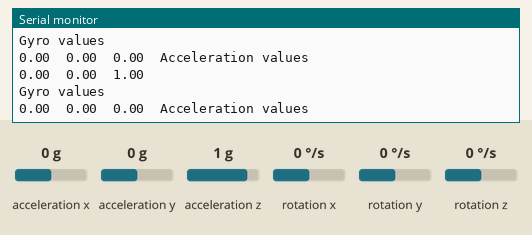
Recording of a sketch running on a simulated Arduino Uno, built with avr-gcc and run on an emulated ATmega328P. Parts: the last lines printed to the serial monitor. The test bench sets the inputs (shaded band); at power-on: acceleration x 0 g, acceleration y 0 g, acceleration z 1 g, rotation x 0 °/s, rotation y 0 °/s, rotation z 0 °/s.

Above: at 1.2 s.
1.3 s: acceleration x set to -1.4 g
At 2.2 s:
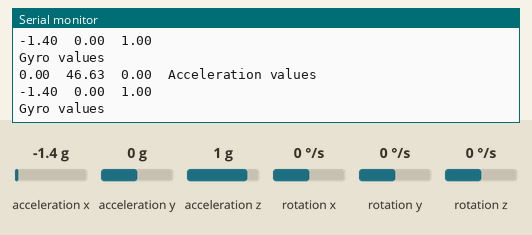
2.8 s: acceleration y set to -1.4 g
At 3.4 s:
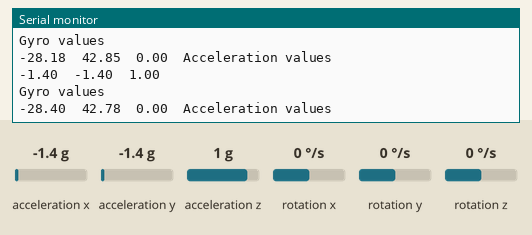
4.3 s: acceleration z set to -1.4 g
At 4.9 s:
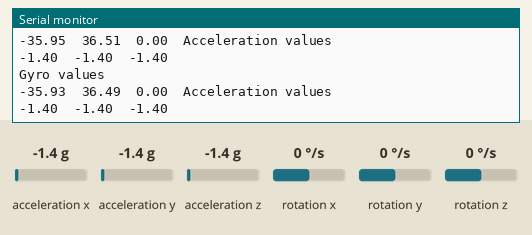
5.8 s: rotation x set to -192 °/s
At 6.8 s:
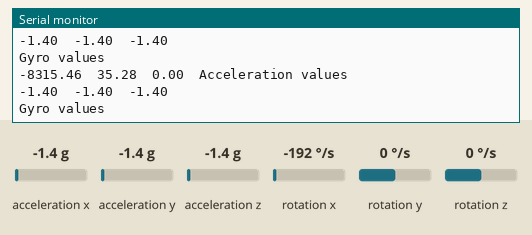
7.3 s: rotation y set to -192 °/s
Timing chart, 0 to 7.7 s (numbered marks = the images above; inputs shaded):
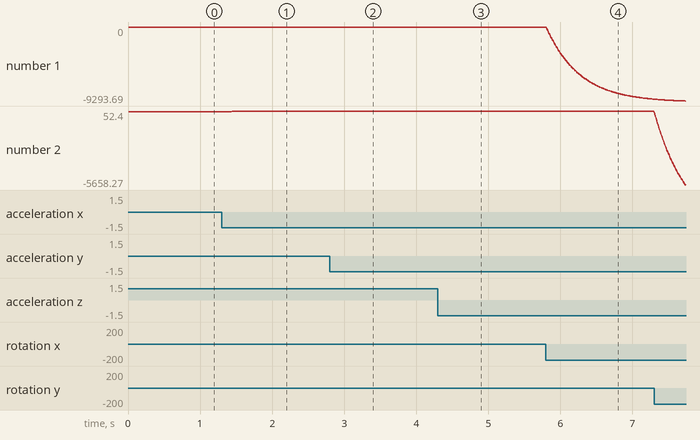

Measured:
- after the input at 1.3 s, the serial monitor: prints a new line at once (image 1)
- plotted number 2: 0 → 52.36 after the input at 1.3 s

The sketch:

Conversion.ino
```cpp
#include<MPU6050.h>
#define accCoef 0.02
#define gyroCoef 0.98

MPU6050 mpu; //Creating an object for MPU

float ax,ay,az; //Variables for storing converted acceleration values
float anglex,angley,anglez;//Defining unsigned 16 bit integer variables to store raw gyroscope values read by the mpu

void setup() {
  Serial.begin(115200);
  mpu.initialize();

  Serial.println("Testing device connections...");
  Serial.println(mpu.testConnection() ? "MPU6050 connection successful" : "MPU6050 connection failed"); //Checking if the MPU is responding or not
}

void loop() {
  get_accel();
  get_angles();
  Serial.println("Acceleration values");
  Serial.print(ax);Serial.print("\t");
  Serial.print(ay);Serial.print("\t");
  Serial.print(az);Serial.print("\n");
  Serial.println("Gyro values");
  Serial.print(anglex);Serial.print("\t"); // X angle is the roll value
  Serial.print(angley);Serial.print("\t"); // Y angle is the pitch value
  Serial.print(anglez);Serial.print("\t"); // Z angle is the yaw

}

void get_accel() // The default full scale range is ± 2g
{
  int16_t raw_ax,raw_ay,raw_az; //Defining unsigned 16 bit integer variables to store raw acceleration values read by the mpu
  mpu.getAcceleration(&raw_ax,&raw_ay,&raw_az); //Getting the raw values of acceleration from the mpu
  ax=raw_ax/16384.0;
  ay=raw_ay/16384.0;
  az=raw_az/16384.0;
}

void get_angles() // The default full scale range is ± 250
{
  get_accel();
  int16_t raw_gx,raw_gy,raw_gz;
  mpu.getRotation(&raw_gx, &raw_gy, &raw_gz);
  float angleAccX = 180*atan2(ay, sqrt(ax*ax+az*az))/ PI; // Effect due to angular acceleration
  float angleAccY = -180*atan2(ax, sqrt(ay*ay+az*az)) / PI; // Effect due to angular acceleration

  float gx = ((float)raw_gx) / 131.0; //LSB sensitivity is 131 LSB/dps for 250 dps
  float gy = ((float)raw_gy) / 131.0;
  anglez = ((float)raw_gz) / 131.0;

  anglex = (gyroCoef * (anglex + gx )) + (accCoef * angleAccX);
  angley = (gyroCoef * (angley + gy )) + (accCoef * angleAccY);
}
```
